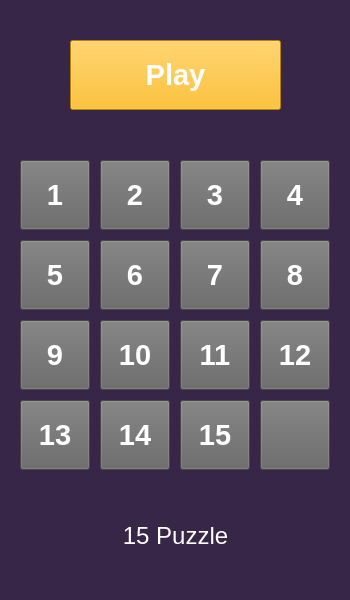
<?xml version="1.0" encoding="UTF-8"?>
<ui version="4.0">
 <class>MainWindow</class>
 <widget class="QMainWindow" name="MainWindow">
  <property name="geometry">
   <rect>
    <x>0</x>
    <y>0</y>
    <width>350</width>
    <height>600</height>
   </rect>
  </property>
  <property name="minimumSize">
   <size>
    <width>350</width>
    <height>600</height>
   </size>
  </property>
  <property name="maximumSize">
   <size>
    <width>350</width>
    <height>600</height>
   </size>
  </property>
  <property name="windowTitle">
   <string>15 Puzzle</string>
  </property>
  <property name="styleSheet">
   <string notr="true">background-color: rgb(55, 38, 72);</string>
  </property>
  <widget class="QWidget" name="centralwidget">
   <widget class="QPushButton" name="btn0_0">
    <property name="geometry">
     <rect>
      <x>20</x>
      <y>160</y>
      <width>70</width>
      <height>70</height>
     </rect>
    </property>
    <property name="font">
     <font>
      <family>Tahoma</family>
      <pointsize>22</pointsize>
      <bold>true</bold>
     </font>
    </property>
    <property name="styleSheet">
     <string notr="true">color: rgb(255, 255, 255);
background-color: rgb(100, 100, 100);</string>
    </property>
    <property name="text">
     <string>1</string>
    </property>
   </widget>
   <widget class="QPushButton" name="btn1_0">
    <property name="geometry">
     <rect>
      <x>100</x>
      <y>160</y>
      <width>70</width>
      <height>70</height>
     </rect>
    </property>
    <property name="font">
     <font>
      <family>Tahoma</family>
      <pointsize>22</pointsize>
      <bold>true</bold>
     </font>
    </property>
    <property name="styleSheet">
     <string notr="true">color: rgb(255, 255, 255);
background-color: rgb(100, 100, 100);</string>
    </property>
    <property name="text">
     <string>2</string>
    </property>
   </widget>
   <widget class="QPushButton" name="btn2_0">
    <property name="geometry">
     <rect>
      <x>180</x>
      <y>160</y>
      <width>70</width>
      <height>70</height>
     </rect>
    </property>
    <property name="font">
     <font>
      <family>Tahoma</family>
      <pointsize>22</pointsize>
      <bold>true</bold>
     </font>
    </property>
    <property name="styleSheet">
     <string notr="true">color: rgb(255, 255, 255);
background-color: rgb(100, 100, 100);</string>
    </property>
    <property name="text">
     <string>3</string>
    </property>
   </widget>
   <widget class="QPushButton" name="btn3_0">
    <property name="geometry">
     <rect>
      <x>260</x>
      <y>160</y>
      <width>70</width>
      <height>70</height>
     </rect>
    </property>
    <property name="font">
     <font>
      <family>Tahoma</family>
      <pointsize>22</pointsize>
      <bold>true</bold>
     </font>
    </property>
    <property name="styleSheet">
     <string notr="true">color: rgb(255, 255, 255);
background-color: rgb(100, 100, 100);</string>
    </property>
    <property name="text">
     <string>4</string>
    </property>
   </widget>
   <widget class="QPushButton" name="btn3_1">
    <property name="geometry">
     <rect>
      <x>260</x>
      <y>240</y>
      <width>70</width>
      <height>70</height>
     </rect>
    </property>
    <property name="font">
     <font>
      <family>Tahoma</family>
      <pointsize>22</pointsize>
      <bold>true</bold>
     </font>
    </property>
    <property name="styleSheet">
     <string notr="true">color: rgb(255, 255, 255);
background-color: rgb(100, 100, 100);</string>
    </property>
    <property name="text">
     <string>8</string>
    </property>
   </widget>
   <widget class="QPushButton" name="btn0_1">
    <property name="geometry">
     <rect>
      <x>20</x>
      <y>240</y>
      <width>70</width>
      <height>70</height>
     </rect>
    </property>
    <property name="font">
     <font>
      <family>Tahoma</family>
      <pointsize>22</pointsize>
      <bold>true</bold>
     </font>
    </property>
    <property name="styleSheet">
     <string notr="true">color: rgb(255, 255, 255);
background-color: rgb(100, 100, 100);</string>
    </property>
    <property name="text">
     <string>5</string>
    </property>
   </widget>
   <widget class="QPushButton" name="btn1_1">
    <property name="geometry">
     <rect>
      <x>100</x>
      <y>240</y>
      <width>70</width>
      <height>70</height>
     </rect>
    </property>
    <property name="font">
     <font>
      <family>Tahoma</family>
      <pointsize>22</pointsize>
      <bold>true</bold>
     </font>
    </property>
    <property name="styleSheet">
     <string notr="true">color: rgb(255, 255, 255);
background-color: rgb(100, 100, 100);</string>
    </property>
    <property name="text">
     <string>6</string>
    </property>
   </widget>
   <widget class="QPushButton" name="btn2_1">
    <property name="geometry">
     <rect>
      <x>180</x>
      <y>240</y>
      <width>70</width>
      <height>70</height>
     </rect>
    </property>
    <property name="font">
     <font>
      <family>Tahoma</family>
      <pointsize>22</pointsize>
      <bold>true</bold>
     </font>
    </property>
    <property name="styleSheet">
     <string notr="true">color: rgb(255, 255, 255);
background-color: rgb(100, 100, 100);</string>
    </property>
    <property name="text">
     <string>7</string>
    </property>
   </widget>
   <widget class="QPushButton" name="btn2_3">
    <property name="geometry">
     <rect>
      <x>180</x>
      <y>400</y>
      <width>70</width>
      <height>70</height>
     </rect>
    </property>
    <property name="font">
     <font>
      <family>Tahoma</family>
      <pointsize>22</pointsize>
      <bold>true</bold>
     </font>
    </property>
    <property name="styleSheet">
     <string notr="true">color: rgb(255, 255, 255);
background-color: rgb(100, 100, 100);</string>
    </property>
    <property name="text">
     <string>15</string>
    </property>
   </widget>
   <widget class="QPushButton" name="btn0_2">
    <property name="geometry">
     <rect>
      <x>20</x>
      <y>320</y>
      <width>70</width>
      <height>70</height>
     </rect>
    </property>
    <property name="font">
     <font>
      <family>Tahoma</family>
      <pointsize>22</pointsize>
      <bold>true</bold>
     </font>
    </property>
    <property name="styleSheet">
     <string notr="true">color: rgb(255, 255, 255);
background-color: rgb(100, 100, 100);</string>
    </property>
    <property name="text">
     <string>9</string>
    </property>
   </widget>
   <widget class="QPushButton" name="btn0_3">
    <property name="geometry">
     <rect>
      <x>20</x>
      <y>400</y>
      <width>70</width>
      <height>70</height>
     </rect>
    </property>
    <property name="font">
     <font>
      <family>Tahoma</family>
      <pointsize>22</pointsize>
      <bold>true</bold>
     </font>
    </property>
    <property name="styleSheet">
     <string notr="true">color: rgb(255, 255, 255);
background-color: rgb(100, 100, 100);</string>
    </property>
    <property name="text">
     <string>13</string>
    </property>
   </widget>
   <widget class="QPushButton" name="btn3_2">
    <property name="geometry">
     <rect>
      <x>260</x>
      <y>320</y>
      <width>70</width>
      <height>70</height>
     </rect>
    </property>
    <property name="font">
     <font>
      <family>Tahoma</family>
      <pointsize>22</pointsize>
      <bold>true</bold>
     </font>
    </property>
    <property name="styleSheet">
     <string notr="true">color: rgb(255, 255, 255);
background-color: rgb(100, 100, 100);</string>
    </property>
    <property name="text">
     <string>12</string>
    </property>
   </widget>
   <widget class="QPushButton" name="btn1_2">
    <property name="geometry">
     <rect>
      <x>100</x>
      <y>320</y>
      <width>70</width>
      <height>70</height>
     </rect>
    </property>
    <property name="font">
     <font>
      <family>Tahoma</family>
      <pointsize>22</pointsize>
      <bold>true</bold>
     </font>
    </property>
    <property name="styleSheet">
     <string notr="true">color: rgb(255, 255, 255);
background-color: rgb(100, 100, 100);</string>
    </property>
    <property name="text">
     <string>10</string>
    </property>
   </widget>
   <widget class="QPushButton" name="btn1_3">
    <property name="geometry">
     <rect>
      <x>100</x>
      <y>400</y>
      <width>70</width>
      <height>70</height>
     </rect>
    </property>
    <property name="font">
     <font>
      <family>Tahoma</family>
      <pointsize>22</pointsize>
      <bold>true</bold>
     </font>
    </property>
    <property name="styleSheet">
     <string notr="true">color: rgb(255, 255, 255);
background-color: rgb(100, 100, 100);</string>
    </property>
    <property name="text">
     <string>14</string>
    </property>
   </widget>
   <widget class="QPushButton" name="btn3_3">
    <property name="geometry">
     <rect>
      <x>260</x>
      <y>400</y>
      <width>70</width>
      <height>70</height>
     </rect>
    </property>
    <property name="font">
     <font>
      <family>Tahoma</family>
      <pointsize>22</pointsize>
      <bold>true</bold>
     </font>
    </property>
    <property name="styleSheet">
     <string notr="true">color: rgb(255, 255, 255);
background-color: rgb(100, 100, 100);</string>
    </property>
    <property name="text">
     <string/>
    </property>
   </widget>
   <widget class="QPushButton" name="btn2_2">
    <property name="geometry">
     <rect>
      <x>180</x>
      <y>320</y>
      <width>70</width>
      <height>70</height>
     </rect>
    </property>
    <property name="font">
     <font>
      <family>Tahoma</family>
      <pointsize>22</pointsize>
      <bold>true</bold>
     </font>
    </property>
    <property name="styleSheet">
     <string notr="true">color: rgb(255, 255, 255);
background-color: rgb(100, 100, 100);</string>
    </property>
    <property name="text">
     <string>11</string>
    </property>
   </widget>
   <widget class="QLabel" name="lbl_status">
    <property name="geometry">
     <rect>
      <x>20</x>
      <y>495</y>
      <width>311</width>
      <height>81</height>
     </rect>
    </property>
    <property name="font">
     <font>
      <family>Tahoma</family>
      <pointsize>18</pointsize>
      <kerning>true</kerning>
     </font>
    </property>
    <property name="styleSheet">
     <string notr="true">color: rgb(255, 255, 255);</string>
    </property>
    <property name="text">
     <string>15 Puzzle</string>
    </property>
    <property name="alignment">
     <set>Qt::AlignCenter</set>
    </property>
   </widget>
   <widget class="QPushButton" name="btn_play">
    <property name="geometry">
     <rect>
      <x>70</x>
      <y>40</y>
      <width>211</width>
      <height>70</height>
     </rect>
    </property>
    <property name="font">
     <font>
      <family>Tahoma</family>
      <pointsize>22</pointsize>
      <bold>true</bold>
     </font>
    </property>
    <property name="styleSheet">
     <string notr="true">color: rgb(255, 255, 255);
background-color: rgb(255, 179, 0);</string>
    </property>
    <property name="text">
     <string>Play</string>
    </property>
   </widget>
  </widget>
 </widget>
 <resources/>
 <connections/>
</ui>
